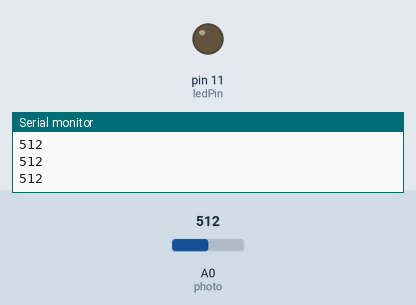
Recording of a sketch running on a simulated Arduino Uno, built with avr-gcc and run on an emulated ATmega328P. Parts: output pins drawn as LEDs (lit = HIGH), the last lines printed to the serial monitor. The test bench sets the inputs (shaded band); at power-on: A0 (photo) = 512.

Above: at 1.2 s.
1.3 s: A0 (photo) set to 76
2.8 s: A0 (photo) set to 68
At 3.7 s:
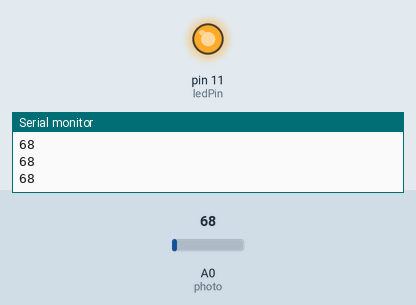
4.3 s: A0 (photo) set to 122
At 4.8 s:
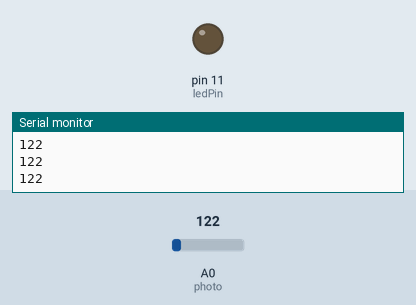
5.8 s: A0 (photo) set to 61
At 7.2 s:
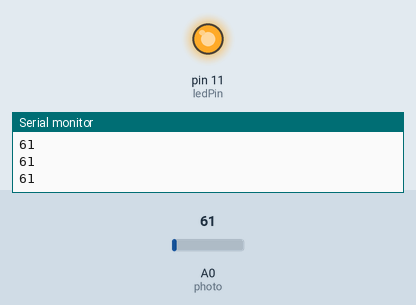
Timing chart, 0 to 8.3 s (numbered marks = the images above; inputs shaded):
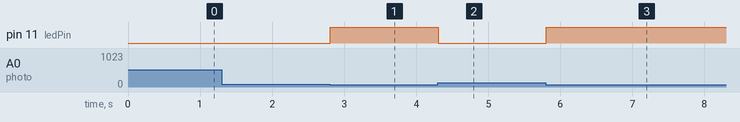

The sketch:

nightLight.ino
```cpp
const int photo = 0;
const int ledPin = 11;
int brightness;

void setup() {
  // put your setup code here, to run once:
  pinMode(photo, INPUT);
  pinMode(ledPin, OUTPUT);
  Serial.begin(9600);
}

void loop() {
  // put your main code here, to run repeatedly:
  brightness = analogRead(photo);
  Serial.println(brightness);
  if(brightness <= 71){
      digitalWrite(ledPin, HIGH);
  }
  else{
    digitalWrite(ledPin,LOW);
  }
}
```

Measured:
- the behaviour switches between 72 and 71 on A0 (photo) (found by bisection; images 0 and 1)
- after the input at 2.8 s, pin 11 (ledPin): LOW → HIGH at once
- after the input at 4.3 s, pin 11 (ledPin): HIGH → LOW at once
- after the input at 5.8 s, pin 11 (ledPin): LOW → HIGH at once
